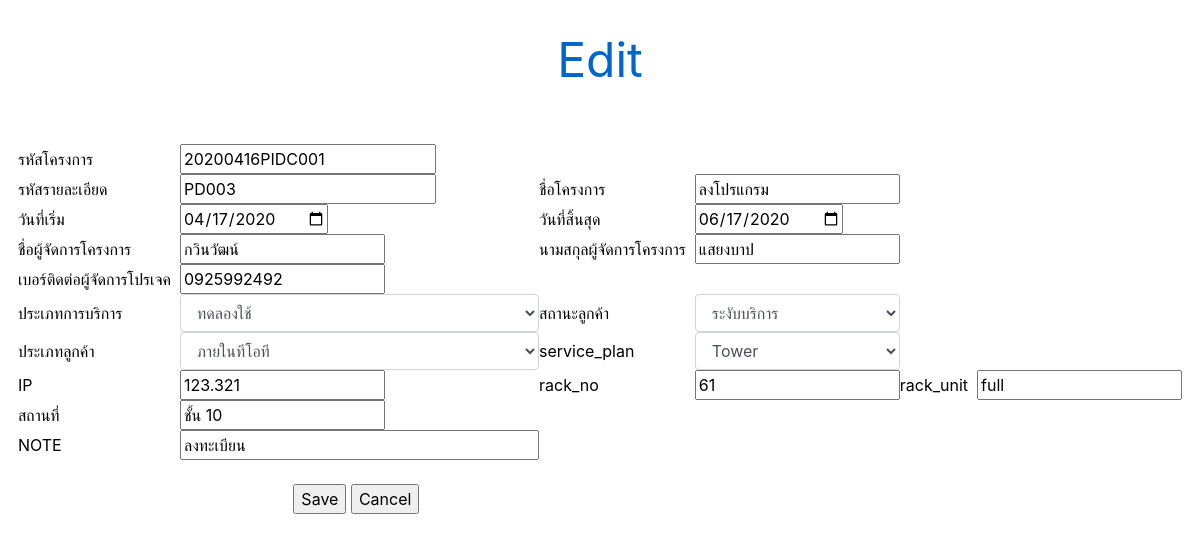
Screenshot of /EDIT/edit_project.php?pro_id=20200416PIDC001 with the database file from the repository.
### tables this page shows
CREATE TABLE `project_detail` (
  `pd_id` varchar(30) NOT NULL,
  `pro_id` varchar(30) NOT NULL,
  `mp_name` varchar(50) NOT NULL,
  `st_id` varchar(30) NOT NULL,
  `cs_id` varchar(30) NOT NULL,
  `ct_id` varchar(30) NOT NULL,
  `sp_id` varchar(30) NOT NULL,
  `ip` varchar(30) NOT NULL,
  `location` text NOT NULL,
  `rack_no` varchar(30) NOT NULL,
  `rack_unit` varchar(30) NOT NULL,
  `pd_note` text NOT NULL,
  `mp_lname` varchar(50) NOT NULL,
  `mp_phone` varchar(30) NOT NULL
);

CREATE TABLE `project` (
  `pro_id` varchar(30) NOT NULL,
  `pro_name` varchar(50) NOT NULL,
  `date_start` date NOT NULL,
  `date_end` date NOT NULL,
  `pro_creator` varchar(50) NOT NULL,
  `pro_editor` varchar(50) NOT NULL,
  `pro_date_creator` date NOT NULL,
  `pro_date_editor` date NOT NULL
);

CREATE TABLE `service_type` (
  `st_id` varchar(30) NOT NULL,
  `st_name` varchar(50) NOT NULL
);

CREATE TABLE `customer_status` (
  `cs_id` varchar(30) NOT NULL,
  `cs_name` varchar(50) NOT NULL
);

CREATE TABLE `customer_type` (
  `ct_id` varchar(30) NOT NULL,
  `ct_name` varchar(30) NOT NULL
);

CREATE TABLE `service_plan` (
  `sp_id` varchar(30) NOT NULL,
  `sp_name` varchar(50) NOT NULL
);

### EDIT/edit_project.php (the view, shortened to what this page needs)
<!DOCTYPE html>
<html>
<head>
  <link rel="stylesheet" href="https://stackpath.bootstrapcdn.com/bootstrap/4.4.1/css/bootstrap.min.css">
</head>
<body>
  <?php
  require_once("connectdb.php");
  ?>
  <center>
    <table width="90%" border="0" align="center" cellpadding="0" cellspacing="0">
      <tbody>
        <tr>
          <br>
          <font color="#0066CC" size="10">Edit</font></br>
        </tr>
      </tbody>
    </table>
    <br>
    <form name="form1" method="post" action="edit_update_project.php">
      <?php
      $pro_id = $_GET["pro_id"];
      $sql = "SELECT * FROM project p,project_detail pd,service_type st,customer_status cs,customer_type ct,service_plan sp WHERE p.pro_id=pd.pro_id and pd.st_id=st.st_id and pd.cs_id=cs.cs_id and pd.ct_id=ct.ct_id and pd.sp_id=sp.sp_id and pd.pro_id='$pro_id'";
      $dbquery = mysqli_query($con, $sql);
      $rs = mysqli_fetch_array($dbquery);
      $run1 = $rs['pro_id'];
      $run2 = $rs['pd_id'];
      ?>
      <table cellpadding="0" cellspacing="0">
        <tr>
          <td><span class="fonts">
              <font color="#000000">รหัสโครงการ &nbsp;</td>
          <td><input name="pro_id" readonly type="text" id="textfield" value="<?php echo $run1 ?>" size="20"> </td>
        </tr>
        <tr>
          <td><span class="fonts">
              <font color="#000000">รหัสรายละเอียด &nbsp;</td>
          <td><input name="pd_id" readonly type="text" id="textfield" value="<?php echo $run2 ?>" size="20"> </td>
          <td><span class="fonts">
              <font color="#000000">ชื่อโครงการ&nbsp;</td>
          <td><input name="pro_name" type="text" id="textfield" value="<?php echo $rs['pro_name']; ?>" size="15"> </td>
        </tr>
        <tr>
          <td><span class="fonts">
              <font color="#000000">วันที่เริ่ม &nbsp;</td>
          <td><input name="date_start" type="date" id="textfield" min="0" value="<?php echo $rs['date_start']; ?>" size="15"> </td>
          <td><span class="fonts">
              <font color="#000000">วันที่สิ้นสุด &nbsp;</td>
          <td><input name="date_end" type="date" id="textfield" min="0" value="<?php echo $rs['date_end']; ?>" size="15"> </td>
        </tr>
        <tr>
          <td><span class="fonts">
              <font color="#000000">ชื่อผู้จัดการโครงการ &nbsp;</td>
          <td><input name="mp_name" type="text" id="textfield" min="0" value="<?php echo $rs['mp_name']; ?>" size="15"> </td>
          <td><span class="fonts">
              <font color="#000000">นามสกุลผู้จัดการโครงการ &nbsp;</td>
          <td><input name="mp_lname" type="text" id="textfield" min="0" value="<?php echo $rs['mp_lname']; ?>" size="15"> </td>
        </tr>
        <tr>
          <td><span class="fonts">
              <font color="#000000">เบอร์ติดต่อผู้จัดการโปรเจค &nbsp;</td>
          <td><input name="mp_phone" type="text" id="textfield" min="0" value="<?php echo $rs['mp_phone']; ?>" size="15"> </td>
        </tr>
        <tr>
          <td><span class="fonts">
              <font color="#000000">ประเภทการบริการ &nbsp;</td>
          <td><select name="st_id" class="form-control" id="textfield">
              <option value="<?php echo $rs['st_id']; ?>"><?php echo $rs['st_name']; ?></option>
            </select></td>
          <td><span class="fonts">
              <font color="#000000"> สถานะลูกค้า &nbsp;</td>
          <td><select name="cs_id" class="form-control" >
              <option value="<?php echo $rs['cs_id']; ?>"><?php echo $rs['cs_name']; ?></option>
            </select></td>
        </tr>
        <tr>
          <td><span class="fonts">
              <font color="#000000">ประเภทลูกค้า &nbsp;</td>
          <td><select name="ct_id" class="form-control" >
              <option value="<?php echo $rs['ct_id']; ?>"><?php echo $rs['ct_name']; ?></option>
            </select></td>
          <td><span class="fonts">
              <font color="#000000">service_plan &nbsp;</td>
          <td><select name="sp_id" class="form-control" >
              <option value="<?php echo $rs['sp_id']; ?>"><?php echo $rs['sp_name']; ?></option>
            </select></td>
        </tr>
        <tr>
          <td><span class="fonts">
              <font color="#000000">IP &nbsp;</td>
          <td><input name="IP" type="text" id="textfield" min="0" value="<?php echo $rs['ip']; ?>" size="15"> </td>
          <td><span class="fonts">
              <font color="#000000">rack_no &nbsp;</td>
          <td><input name="rack_no" type="text" id="textfield" min="0" value="<?php echo $rs['rack_no']; ?>" size="15"> </td>
          <td><span class="fonts">
              <font color="#000000">rack_unit &nbsp;</td>
          <td><input name="rack_unit" type="text" id="textfield" min="0" value="<?php echo $rs['rack_unit']; ?>" size="15"> </td>
        </tr>
        <tr>
          <td><span class="fonts">
              <font color="#000000">สถานที่ &nbsp;</td>
          <td><input name="location" type="text" id="textfield" min="0" value="<?php echo $rs['location']; ?>" size="15"> </td>
        </tr>
        <tr>
          <td><span class="fonts">
              <font color="#000000">NOTE &nbsp;</td>
          <td><input name="pd_note" type="text" id="textfield" min="0" value="<?php echo $rs['pd_note']; ?>" size="30"> </td>
        </tr>
        <td colspan="3" align="center" colspan="2"> </br>
          <input id="btnOrange" type="submit" name="Submit" value="Save">
          <input id="btnOrange" type="button" name="Reset" value="Cancel" onclick=window.history.back() value=back>
        </td>
      </table>
    </form>
  </center>
</body>
</html>

### rows the page displays
project_detail: pro_id "20200416PIDC001", pd_id "PD003", pro_name "ลงโปรแกรม", date_start "04/17/2020", date_end "06/17/2020", mp_name "กวินวัฒน์", mp_lname "แสยงบาป", mp_phone "0925992492", st_id "ทดลองใช้", cs_id "ระงับบริการ", ct_id "ภายในทีโอที", sp_id "Tower", IP "123.321", rack_no "61", rack_unit "full", location "ชั้น 10", pd_note "ลงทะเบียน"
